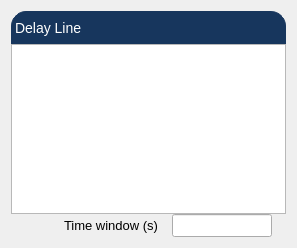
<?xml version="1.0" encoding="UTF-8"?>
<ui version="4.0">
 <class>Form</class>
 <widget class="QWidget" name="Form">
  <property name="geometry">
   <rect>
    <x>0</x>
    <y>0</y>
    <width>295</width>
    <height>248</height>
   </rect>
  </property>
  <property name="sizePolicy">
   <sizepolicy hsizetype="Fixed" vsizetype="Fixed">
    <horstretch>0</horstretch>
    <verstretch>0</verstretch>
   </sizepolicy>
  </property>
  <property name="maximumSize">
   <size>
    <width>300</width>
    <height>250</height>
   </size>
  </property>
  <property name="windowTitle">
   <string>Form</string>
  </property>
  <layout class="QVBoxLayout" name="verticalLayout_2">
   <item>
    <layout class="QVBoxLayout" name="verticalLayout">
     <property name="spacing">
      <number>0</number>
     </property>
     <property name="sizeConstraint">
      <enum>QLayout::SetFixedSize</enum>
     </property>
     <item>
      <widget class="QLabel" name="label_4">
       <property name="sizePolicy">
        <sizepolicy hsizetype="Preferred" vsizetype="Preferred">
         <horstretch>0</horstretch>
         <verstretch>0</verstretch>
        </sizepolicy>
       </property>
       <property name="minimumSize">
        <size>
         <width>275</width>
         <height>0</height>
        </size>
       </property>
       <property name="maximumSize">
        <size>
         <width>275</width>
         <height>37</height>
        </size>
       </property>
       <property name="styleSheet">
        <string notr="true">QLabel {
    qproperty-alignment: AlignCenter;
    border: 1px solid #FF17365D;
    border-top-left-radius: 15px;
    border-top-right-radius: 15px;
    background-color: #FF17365D;
    padding: 5px 0px;
    color: rgb(255, 255, 255);
    max-height: 25px;
    font-size: 14px;
}</string>
       </property>
       <property name="text">
        <string>Delay Line</string>
       </property>
      </widget>
     </item>
     <item>
      <widget class="PyDMTimePlot" name="PyDMTimePlot">
       <property name="sizePolicy">
        <sizepolicy hsizetype="Preferred" vsizetype="Preferred">
         <horstretch>0</horstretch>
         <verstretch>0</verstretch>
        </sizepolicy>
       </property>
       <property name="minimumSize">
        <size>
         <width>275</width>
         <height>150</height>
        </size>
       </property>
       <property name="maximumSize">
        <size>
         <width>275</width>
         <height>170</height>
        </size>
       </property>
       <property name="toolTip">
        <string/>
       </property>
       <property name="showXGrid">
        <bool>true</bool>
       </property>
       <property name="showYGrid">
        <bool>true</bool>
       </property>
       <property name="yAxes">
        <stringlist>
         <string>{&quot;name&quot;: &quot;Axis 1&quot;, &quot;orientation&quot;: &quot;left&quot;, &quot;label&quot;: &quot;mean&quot;, &quot;minRange&quot;: -311.15982479999997, &quot;maxRange&quot;: 331.78482479999997, &quot;autoRange&quot;: true, &quot;logMode&quot;: false}</string>
        </stringlist>
       </property>
       <property name="showLegend">
        <bool>true</bool>
       </property>
       <property name="curves">
        <stringlist>
         <string>{&quot;channel&quot;: &quot;ca://XCS:TT:01:AMPL_11&quot;, &quot;plot_style&quot;: &quot;Line&quot;, &quot;name&quot;: &quot;Ch11&quot;, &quot;color&quot;: &quot;white&quot;, &quot;lineStyle&quot;: 1, &quot;lineWidth&quot;: 3, &quot;symbol&quot;: null, &quot;symbolSize&quot;: 10, &quot;yAxisName&quot;: &quot;Axis 1&quot;, &quot;barWidth&quot;: null, &quot;upperThreshold&quot;: null, &quot;lowerThreshold&quot;: null, &quot;thresholdColor&quot;: &quot;white&quot;}</string>
         <string>{&quot;channel&quot;: &quot;ca://XCS:TT:01:AMPL_12&quot;, &quot;plot_style&quot;: &quot;Line&quot;, &quot;name&quot;: &quot;Ch12&quot;, &quot;color&quot;: &quot;red&quot;, &quot;lineStyle&quot;: 1, &quot;lineWidth&quot;: 3, &quot;symbol&quot;: null, &quot;symbolSize&quot;: 10, &quot;yAxisName&quot;: &quot;Axis 1&quot;, &quot;barWidth&quot;: null, &quot;upperThreshold&quot;: null, &quot;lowerThreshold&quot;: null, &quot;thresholdColor&quot;: &quot;white&quot;}</string>
         <string>{&quot;channel&quot;: &quot;ca://XCS:TT:01:AMPL_15&quot;, &quot;plot_style&quot;: &quot;Line&quot;, &quot;name&quot;: &quot;Ch15&quot;, &quot;color&quot;: &quot;#00aaff&quot;, &quot;lineStyle&quot;: 1, &quot;lineWidth&quot;: 3, &quot;symbol&quot;: null, &quot;symbolSize&quot;: 10, &quot;yAxisName&quot;: &quot;Axis 1&quot;, &quot;barWidth&quot;: null, &quot;upperThreshold&quot;: null, &quot;lowerThreshold&quot;: null, &quot;thresholdColor&quot;: &quot;white&quot;}</string>
        </stringlist>
       </property>
       <property name="bufferSize">
        <number>60000</number>
       </property>
       <property name="updateMode" stdset="0">
        <enum>PyDMTimePlot::OnValueChange</enum>
       </property>
       <property name="timeSpan">
        <double>600.000000000000000</double>
       </property>
      </widget>
     </item>
     <item>
      <layout class="QHBoxLayout" name="horizontalLayout">
       <property name="spacing">
        <number>0</number>
       </property>
       <property name="sizeConstraint">
        <enum>QLayout::SetFixedSize</enum>
       </property>
       <property name="topMargin">
        <number>0</number>
       </property>
       <item>
        <spacer name="horizontalSpacer">
         <property name="orientation">
          <enum>Qt::Horizontal</enum>
         </property>
         <property name="sizeType">
          <enum>QSizePolicy::Fixed</enum>
         </property>
         <property name="sizeHint" stdset="0">
          <size>
           <width>40</width>
           <height>20</height>
          </size>
         </property>
        </spacer>
       </item>
       <item>
        <widget class="QLabel" name="label_2">
         <property name="sizePolicy">
          <sizepolicy hsizetype="Fixed" vsizetype="Fixed">
           <horstretch>0</horstretch>
           <verstretch>0</verstretch>
          </sizepolicy>
         </property>
         <property name="font">
          <font>
           <pointsize>10</pointsize>
          </font>
         </property>
         <property name="text">
          <string>Time window (s)</string>
         </property>
        </widget>
       </item>
       <item>
        <widget class="QLineEdit" name="lineEdit">
         <property name="sizePolicy">
          <sizepolicy hsizetype="Fixed" vsizetype="Fixed">
           <horstretch>0</horstretch>
           <verstretch>0</verstretch>
          </sizepolicy>
         </property>
         <property name="maximumSize">
          <size>
           <width>100</width>
           <height>16777215</height>
          </size>
         </property>
         <property name="font">
          <font>
           <pointsize>10</pointsize>
          </font>
         </property>
        </widget>
       </item>
      </layout>
     </item>
    </layout>
   </item>
  </layout>
 </widget>
 <customwidgets>
  <customwidget>
   <class>PyDMTimePlot</class>
   <extends>QGraphicsView</extends>
   <header>pydm.widgets.timeplot</header>
  </customwidget>
 </customwidgets>
 <resources/>
 <connections/>
</ui>
